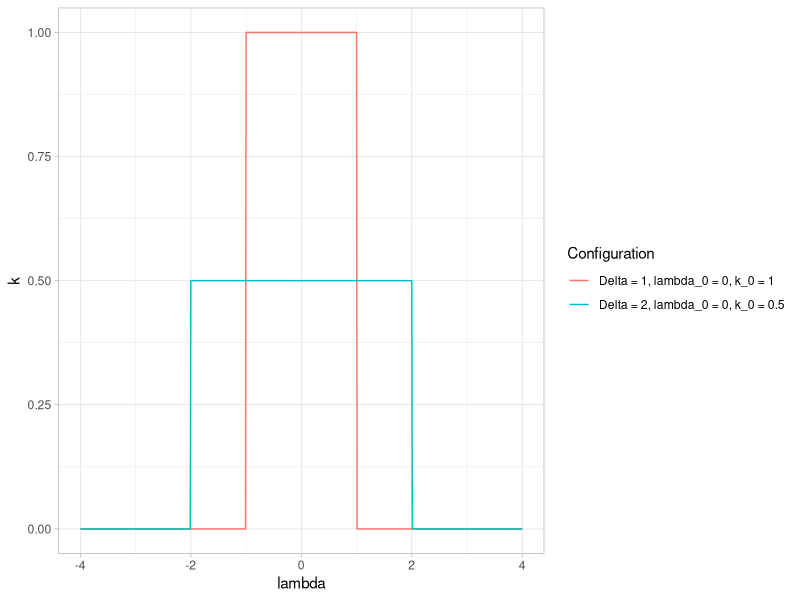
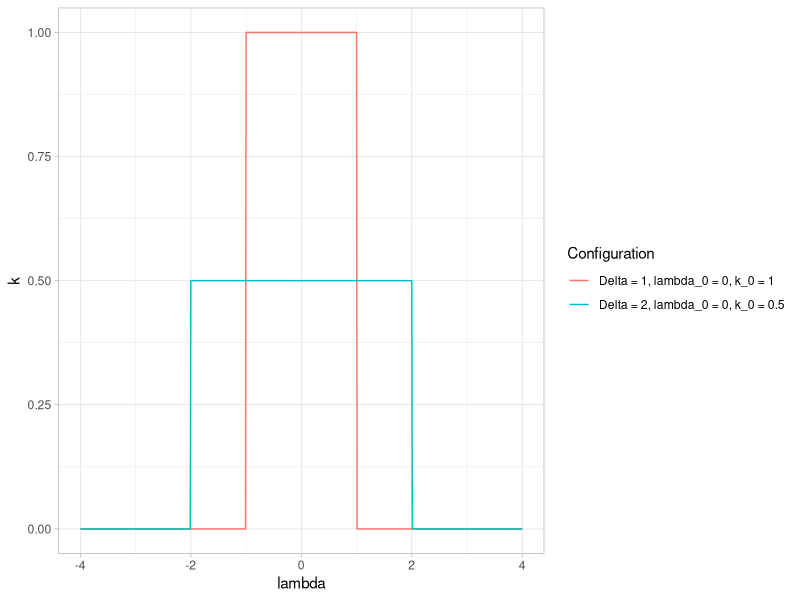

The R script that drew these images, in order:
library(dplyr)
library(purrr)
library(ggplot2)
library(glue)
theme_set(theme_light())
dir <- '/Users/tombearpark/Documents/princeton/2nd_year/term1/GEO_561/ps/ps3/'

k <- function(lambda, delta, lambda0, k0){
  
  tibble(lambda = lambda, delta = delta, lambda0 = lambda0, k0 = k0,
         Configuration = glue("Delta = {delta}, lambda_0 = {lambda0}, k_0 = {k0}"),
         k = ifelse(between(lambda, lambda0 - delta, lambda0 + delta), k0, 0))
}
range <- seq(-4, 4, 0.01)
map_dfr(range, k, 1,0,1) %>% 
  bind_rows(
    map_dfr(range, k, 2,0,0.5)    
  ) %>% 
  ggplot() + 
  geom_line(aes(x = lambda, y = k, color = Configuration))
ggsave(paste0(dir, "k.png"), height = 3, width = 7)
